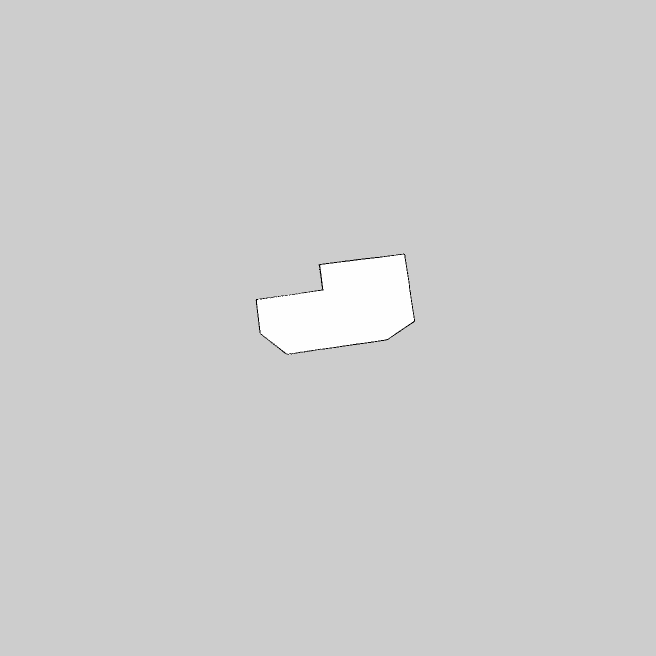
#> input picture map_generator_thesis/my_map.pgm, 1312 x 1312 px, found by its file name (shown at 1/2 size)
$ python map_generator.py
#> lines starting #> are read from the running program, lines starting #| are printed output that depends on the picture
import pandas as pd
import numpy as np
import matplotlib.pyplot as plt
from matplotlib.collections import LineCollection
import matplotlib.image as mpimg
from scipy.ndimage import rotate

# Variables to control offsets and file paths
x_offset = -20 #-24.2
y_offset = -20
rotation_offset = -180 #-13

csv_files = [
    '/home/alvaro/projects/map_generator_thesis/exp_data_fp.launch.py_experiment3_repetition3_robot0.csv',
    '/home/alvaro/projects/map_generator_thesis/exp_data_fp.launch.py_experiment3_repetition3_robot1.csv',
    '/home/alvaro/projects/map_generator_thesis/exp_data_fp.launch.py_experiment3_repetition3_robot2.csv'
]

background_image_path = '/home/alvaro/projects/map_generator_thesis/my_map.pgm'

# Function to parse lines from the CSV
def parse_line(line):
    parts = line.split('=')
    return {
        'timestamp': float(parts[0].strip().split()[0].replace(',', '.')),
        'position_x': float(parts[1].split()[0].strip().replace(',', '.')),
        'position_y': float(parts[2].split()[0].strip().replace(',', '.')),
        'position_z': float(parts[3].split()[0].strip().replace(',', '.')),
        'orientation_x': parts[4].strip(),
        'orientation_y': parts[5].strip(),
        'orientation_z': parts[6].strip(),
        'orientation_w': parts[7].strip()
    }

# Load the trajectory data
data = []
for csv_file in csv_files:
    with open(csv_file, 'r') as file:
        lines = file.readlines()[1:]  # Skip the header line
        data.extend([parse_line(line) for line in lines])
#> this loop made 3 passes; (reads map_generator_thesis/exp_data_fp.launch.py_experiment3_repetition3_robot0.csv from the repository)
df = pd.DataFrame(data)

# Load the map image
background_image = mpimg.imread(background_image_path)
#> background_image is the input picture: shape (1312, 1312); min 0, max 254, mean 206

# Rotate the map image by the rotation offset to fix rotational offset
rotated_image = rotate(background_image, rotation_offset, reshape=True)
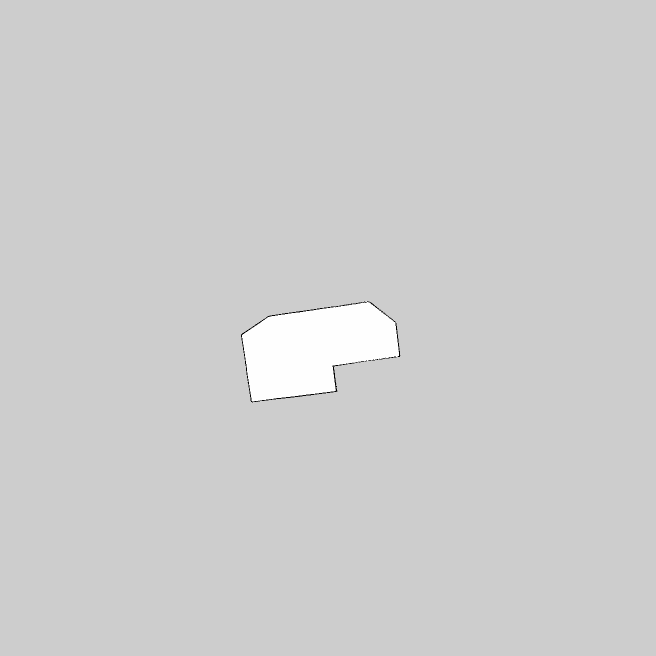
#> rotated_image: shape (1312, 1312) (shown at 1/2 size); min 0, max 254, mean 206

# Flip the image to correct the mirroring effect
flipped_image = np.fliplr(rotated_image)

# Initialize the plot
fig, ax = plt.subplots()

# Resolution and origin
resolution = 0.03
origin = [x_offset, y_offset, 0]

# Correct the extent calculation considering the rotated image
image_extent = [origin[0], origin[0] + flipped_image.shape[1] * resolution,
                origin[1], origin[1] + flipped_image.shape[0] * resolution]
#> image_extent = [-20, 19.36, -20, 19.36]

# Display the flipped background image
ax.imshow(flipped_image, cmap='gray', extent=image_extent, origin='lower')

# Process and plot each CSV file's trajectory
for i, csv_file in enumerate(csv_files, start=1):
    with open(csv_file, 'r') as file:
        lines = file.readlines()[1:]  # Skip the header line
        data = [parse_line(line) for line in lines]

    df = pd.DataFrame(data)

    # Normalize the timestamp
    df['timestamp'] = df['timestamp'] - df['timestamp'].min()

    # Create a color map based on time
    norm = plt.Normalize(df['timestamp'].min(), df['timestamp'].max())
    cmap = plt.get_cmap('viridis')

    # Plot the trajectory with a gradient
    points = np.array([df['position_x'], df['position_y']]).T.reshape(-1, 1, 2)
    segments = np.concatenate([points[:-1], points[1:]], axis=1)
    lc = LineCollection(segments, cmap=cmap, norm=norm)
    lc.set_array(df['timestamp'])
    lc.set_linewidth(4)
    line = ax.add_collection(lc)

    # Mark the starting position
    ax.scatter(df['position_x'][0], df['position_y'][0], marker='o', s=400, color='black')
    ax.text(df['position_x'][0], df['position_y'][0], f'S{i}', fontsize=12, ha='center', va='center', color='white', weight='bold')

# Set plot limits
ax.set_xlim(-5, 5)
ax.set_ylim(-5, 5)

# Set plot labels and title
ax.set_xlabel('X')
ax.set_ylabel('Y')
ax.set_title('Robot Trajectories')
ax.set_aspect('equal', adjustable='box')

# Add a color bar
cbar = plt.colorbar(line, ax=ax)
cbar.set_label('Time')

# Save plot to file instead of showing
plt.savefig('/home/alvaro/projects/map_generator_thesis/robot_trajectories.png')
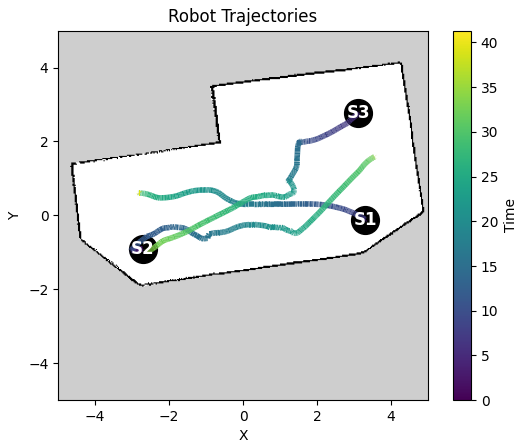
#> figure drawn by matplotlib, 2 panels

# Optionally, close the plot to free memory
plt.close()
